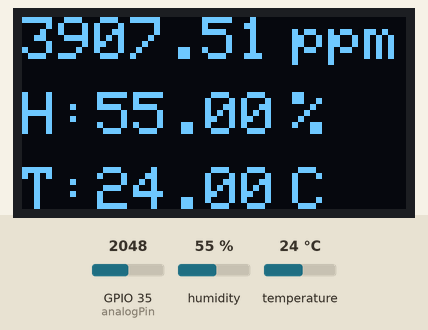
Recording of a sketch running on a simulated ESP32. On the bench: 128×64 one-colour display. The inputs (shaded band) are chosen by the test bench; at power-on: GPIO 35 (analogPin) = 2048, humidity 55 %, temperature 24 °C. WiFi joins after 1.5 s; servers stay silent unless stated; uploads are accepted with an empty reply; what the sketch prints to the serial monitor is not drawn.

Above: at 5.2 s.
5.3 s: GPIO 35 (analogPin) set to 491
At 10.1 s:
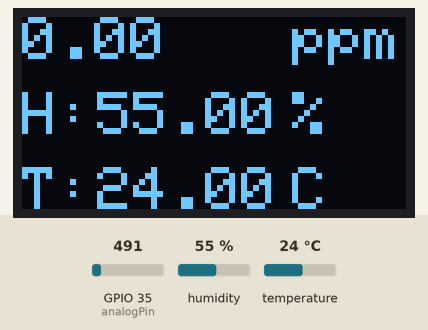
11.2 s: humidity set to 22 %
At 15.8 s:
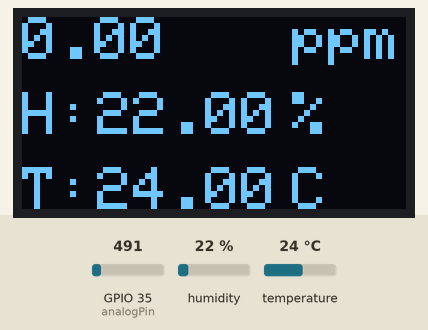
17.1 s: temperature set to 12 °C
At 20.4 s:
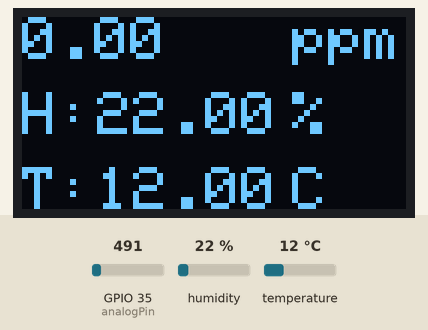
23.0 s: GPIO 35 (analogPin) set to 1228
At 26.2 s:
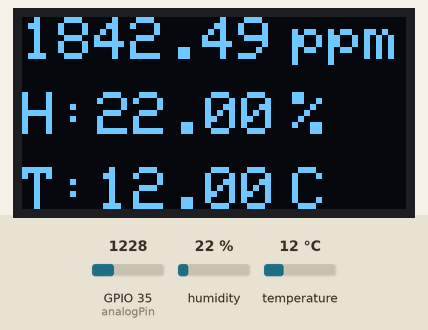
28.9 s: humidity set to 40 %
At 32.0 s:
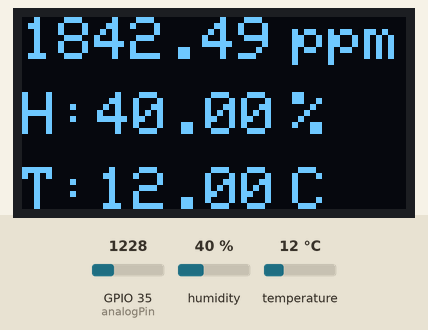
34.8 s: GPIO 35 (analogPin) set to 0
At 36.5 s:
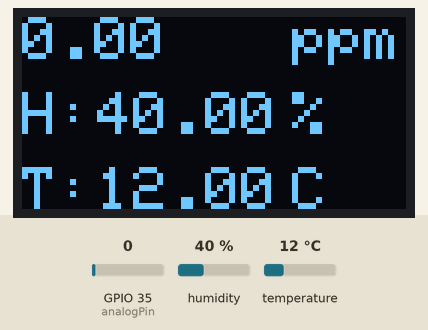
Timing chart, 0 to 38.0 s (numbered marks = the images above; inputs shaded):
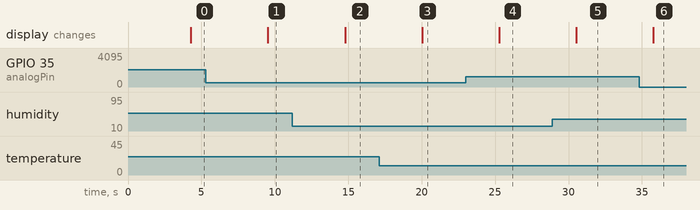

Measured:
- after the input at 5.3 s, the display: changes after 4.2 s (image 1)
- after the input at 11.2 s, the display: changes after 3.6 s (image 2)
- after the input at 17.1 s, the display: changes after 2.9 s (image 3)
- after the input at 23.0 s, the display: changes after 2.3 s (image 4)
- after the input at 28.9 s, the display: changes after 1.6 s (image 5)
- after the input at 34.8 s, the display: changes after 0.98 s (image 6)

The sketch:

CO2_DHT_HTTP_ESP32.ino
```cpp
#include <DHT.h>
#include <DHT_U.h>
#include <Arduino_JSON.h>
#include <Wire.h>
#include <Adafruit_GFX.h>
#include <Adafruit_SSD1306.h>
#include <WiFi.h>
#include <HTTPClient.h>

#define SCREEN_WIDTH 128 // OLED display width, in pixels
#define SCREEN_HEIGHT 64 // OLED display height, in pixels

#define DHTPIN 5 //Pin pour connecter la data du DHT11
#define DHTTYPE DHT11

// spécifier le nom et le mot de passe de wifi
const char* ssid = "Tryffin";
const char* password = "99504312";

// définir un nom de device
String device_label = "ESP32_DHT11_JY";

// Entrer votre adresse IP + 1880 + nom de URL
String serverNamePost = "https://www.tryffin.tk:1880/updatesensor";

DHT dht(DHTPIN, DHTTYPE);

// Declaration for an SSD1306 display connected to I2C (SDA, SCL pins)
Adafruit_SSD1306 display(SCREEN_WIDTH, SCREEN_HEIGHT, &Wire, -1);

int analogPin = 35;


// fonction pour lire la valeur de humidité
float ReadHum(){
  float hum = dht.readHumidity();
  if (isnan(hum)) {
    Serial.println("erreur de lire");
    return NULL;
  }
  else {
    Serial.println("Humidity:");
    Serial.println(hum);
    return hum;
  }
}


// fonction pour lire la valeur de température
float ReadTemp(){
  float temp = dht.readTemperature();
  if (isnan(temp)) {
    Serial.println("erreur de lire");
    return NULL;
  }
  else {
    Serial.println("Temperature:");
    Serial.println(temp);
    return temp;
  }
}


// fonction pour lire la valeur de concentration CO2
float ReadCO2(){
  //read voltage
  int sensorValue = analogRead(analogPin);

  // converte the analog signal to a voltage
  float voltage = sensorValue*(3.3/4095.0);
  if(voltage == 0)
  {
    Serial.println("FAULT");
    return NULL;
  }
  else if(voltage < 0.4)
  {
    Serial.println("pre-heating");
    return NULL;
  }
  else
  {
    // calculate for concentration CO2
    float voltage_diference=voltage-0.4;
    float concentration=voltage_diference*5000.0/1.6;

    // Print Voltage
    Serial.print("voltage:");
    Serial.print(voltage);
    Serial.println("V");

    //Print CO2 concentration
    Serial.print(concentration);
    Serial.println("ppm");
    return concentration;
  }
}


void setup(){
  Serial.begin(115200);

  if(!display.begin(SSD1306_SWITCHCAPVCC, 0x3C)) {
    Serial.println(F("SSD1306 allocation failed"));
    for(;;);
  }
  delay(2000);

  WiFi.begin(ssid, password); // connecter le wifi

  //verification de la connection
  while (WiFi.status() != WL_CONNECTED) {
    delay(1000);
    Serial.println("Connecting to WiFi..");
  }

  dht.begin(); // mettre à jour le DHT11

  display.clearDisplay(); //initialisation ecran
  // configurer la taille, la couleur et le point départ de text
  display.setTextSize(2);
  display.setTextColor(WHITE);
}


void loop(){

  if(WiFi.status()== WL_CONNECTED){

    HTTPClient http;
    WiFiClient client;
    http.begin(client, serverNamePost); // associer à l'adresse du POST
    http.addHeader("Content-Type", "application/x-www-form-urlencoded"); // Spécifer le type de tête du HTTP

    float CO2 = ReadCO2(); //lire la concentration CO2
    float hum = ReadHum(); //lire la valeur de l'humidité
    float temp = ReadTemp(); //lire la valeur de température

    String s = "api_key=" + device_label + "&sensor=CO2"+ "&CO2=" + String(CO2) + "&sensor=DHT11"+ "&humidity=" + String(hum) + "&sensor=DHT11" + "&temperature=" + String(temp);

    int httpResponseCodePost = http.POST(s); //envoyer la demande de POST

    // vérification de la succès de l'envoie
    if(httpResponseCodePost>0){
      String response = http.getString(); //Obtenez la réponse à la demande de POST
      Serial.println(response); //Afficher la réponse à la demande de POST
    }else{
      Serial.print("Error on sending POST: ");
      Serial.println(httpResponseCodePost);
    }

    http.end();  //libérer la source


    // Display static text
    display.setCursor(0, 0);
    display.println(CO2);
    display.setCursor(90, 0);
    display.println("ppm");

    display.setCursor(0, 25);
    display.println("H: ");
    display.setCursor(25, 25);
    display.println(hum);
    display.setCursor(90, 25);
    display.println("%");

    display.setCursor(0, 50);
    display.println("T:");
    display.setCursor(25, 50);
    display.println(temp);
    display.setCursor(90, 50);
    display.println("C");

    display.display();

  }else{
    Serial.println("Error for WiFi connection");
  }
  display.clearDisplay();
  delay(5000);
}
```
